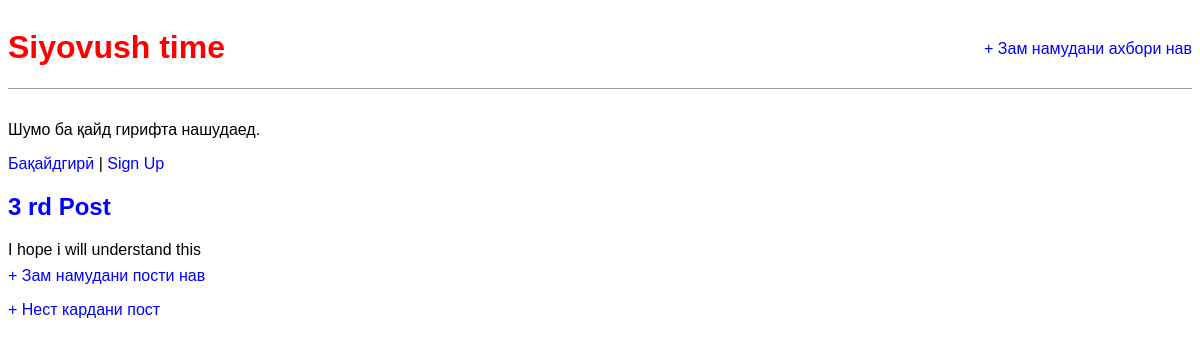
Page /post/2/ on the earlier database version.
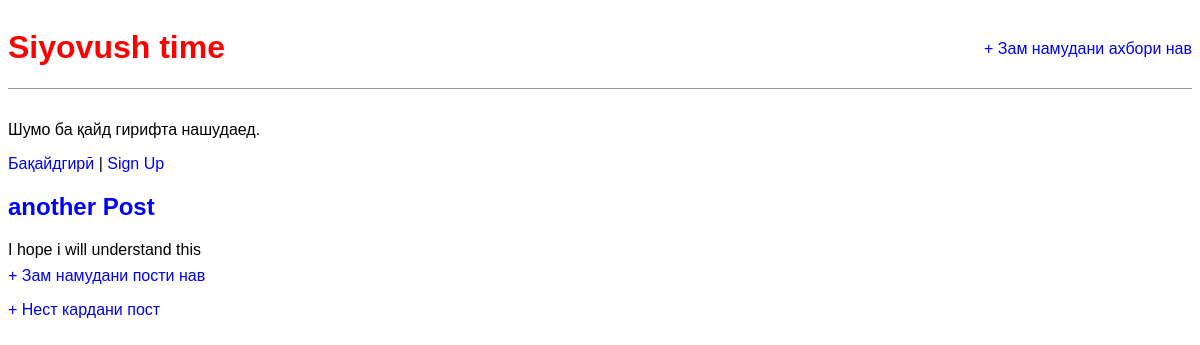
Same page on the later database version.
### blog/models.py (models this page shows, shortened)
class Post(models.Model):
    admin = 'ADMIN'
    title = models.CharField(max_length=200)
    author = models.ForeignKey (
        'auth.User',
        on_delete=models.CASCADE ,
    )
    body = models.TextField()

### blog/views.py (the view)
# urls.py: path('post/<int:pk>/', BlogDetalViews.as_view() , name = 'post_detail') ,
class BlogDetalViews(DeleteView):
    model = Post
    template_name = "post_detail.html"

### blog/templates/post_detail.html
{% extends "base.html" %}
{% block content %}
<div class="post-entry">
    <h2>{{ object.title }}</h2>
    <p>{{ object.body }}</p>
</div>
<a href="{% url 'post_edit' post.pk %}">+ Зам намудани пости нав</a>
<p><a href="{% url 'post_delete' post.pk %}">+ Нест кардани пост</a></p>
{% endblock content %}

Differences in the rows shown:
changed Post "I hope i will understand this": title "3 rd Post" → "another Post"
